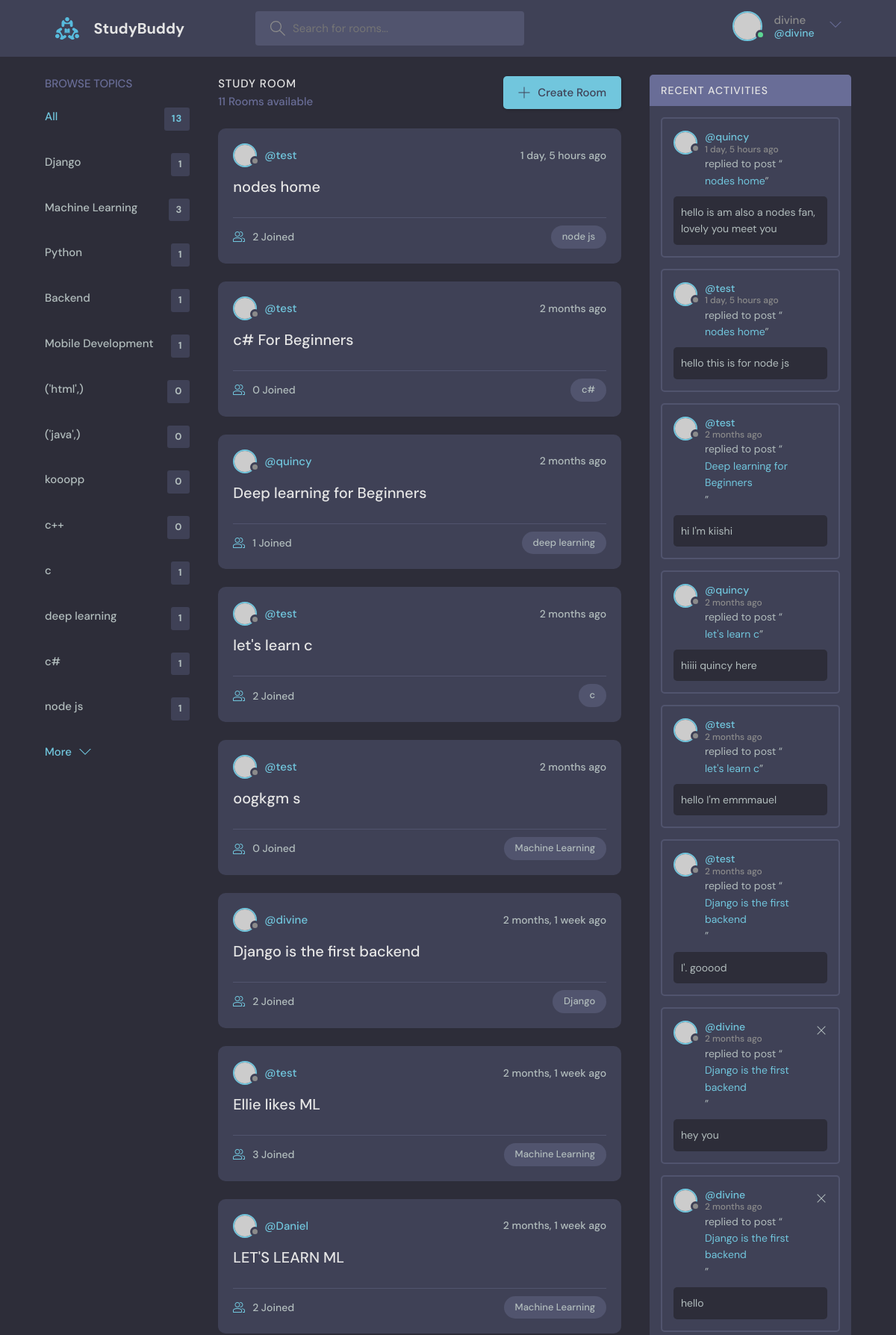
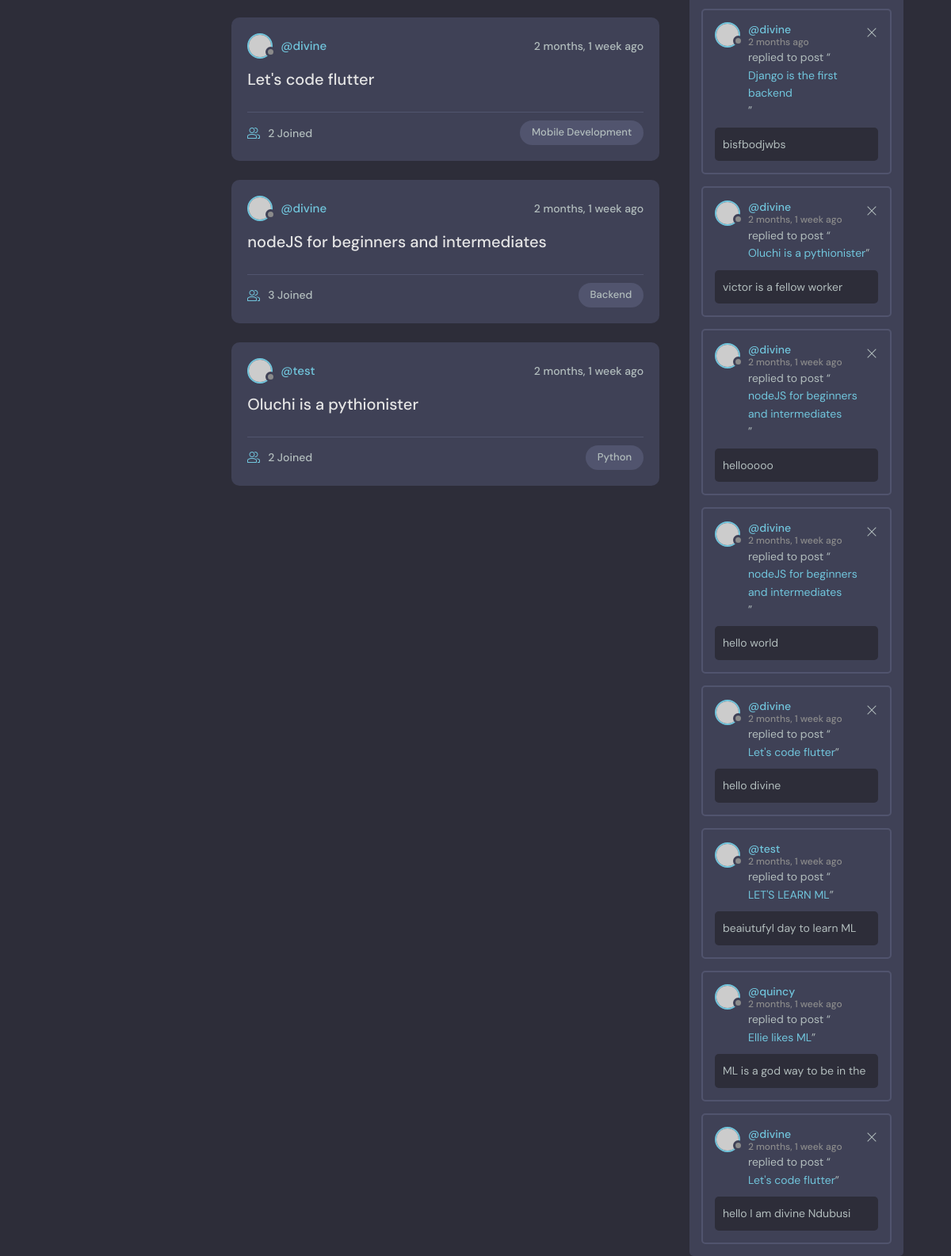
The app's page / (signed in) with its own data (2 pictures, top to bottom).
### base/models.py (models this page shows, shortened)
class Topic(models.Model):
    name = models.CharField(max_length=200)

class Room(models.Model):
    host = models.ForeignKey(User, on_delete=models.SET_NULL, null=True)
    topic =models.ForeignKey(Topic, on_delete=models.SET_NULL, null=True)
    name = models.CharField(max_length=150)
    members = models.ManyToManyField(User, related_name='members', blank=True)
    description = models.TextField(null=True, blank=True)
    update = models.DateTimeField(auto_now=True)
    created = models.DateTimeField(auto_now_add=True)
    class Meta:
        ordering = ['-update','-created']
    def __str__(self):
        return self.name

class Message(models.Model):
    user = models.ForeignKey(User, on_delete=models.CASCADE)
    room = models.ForeignKey(Room, on_delete=models.CASCADE)
    body = models.TextField()
    update = models.DateTimeField(auto_now=True)
    created = models.DateTimeField(auto_now_add=True)
    class Meta:
        ordering = ['-update','-created']
    def __str__(self):
        return self.body[0:50]

### base/views.py (the view)
# urls.py: path('', views.home, name='home'),
def home(request):
    q = request.GET.get('q') if request.GET.get('q') != None else ''
    rooms = Room.objects.filter(
        Q(topic__name__icontains=q) |
        Q(name__icontains=q) |
        Q(description__icontains=q)
        )
    conversations =  Message.objects.filter(Q(room__topic__name__icontains=q))
    room_count = rooms.count()
    topics = Topic.objects.all()
    context =  {'rooms': rooms, 'topics': topics, 'room_count':room_count, 'conversations': conversations}
    return render(request, 'base/home.html', context)

### base/templates/base/home.html (shortened to what this page needs)
    {% extends 'main.html' %}
    {% block content %}
    <main class="layout layout--3">
      <div class="container">
        {% include 'base/topics_component.html' %}
        <div class="roomList">
          <div class="roomList__header">
            <div>
              <h2>Study Room</h2>
              <p>{{room_count}} Rooms available</p>
            </div>
            <a class="btn btn--main" href="{% url 'create-room' %}">
              <svg version="1.1" xmlns="http://www.w3.org/2000/svg" width="32" height="32" viewBox="0 0 32 32">
                <title>add</title>
                <path
                  d="M16.943 0.943h-1.885v14.115h-14.115v1.885h14.115v14.115h1.885v-14.115h14.115v-1.885h-14.115v-14.115z"
                ></path>
              </svg>
              Create Room
            </a>
          </div>
            {% include 'base/feed_component.html' %}
        </div>
        <div class="activities">
          <div class="activities__header">
            <h2>Recent Activities</h2>
          </div>
          {% include 'base/activity_components.html' %}
        </div>
      </div>
    </main>
{% endblock content %}

### templates/navbar.html (shortened to what this page needs)
    {% load static %}
    <header class="header header--loggedIn">
      <div class="container">
        <a href="{% url 'home' %}" class="header__logo">
          <img src="{% static 'images/logo.svg' %}" />
          <h1>StudyBuddy</h1>
        </a>
        <form class="header__search" action="{% url 'home' %}" method="GET">
          <label>
            <input placeholder="Search for rooms..." type="text" name="q"/>
          </label>
        </form>
        <nav class="header__menu">
            {% if request.user.is_authenticated %}
          <div class="header__user">
            <a href="{% url 'user-profile' request.user.id %}">
              <div class="avatar avatar--medium active">
                <img src="https://randomuser.me/api/portraits/men/37.jpg" />
              </div>
              <p>{{request.user.username}} <span>@{{request.user.username}}</span></p>
            </a>
            <button class="dropdown-button">
              <svg version="1.1" xmlns="http://www.w3.org/2000/svg" width="32" height="32" viewBox="0 0 32 32">
                <title>chevron-down</title>
                <path d="M16 21l-13-13h-3l16 16 16-16h-3l-13 13z"></path>
              </svg>
            </button>
          </div>
          {% else %}
          <a href="{% url 'login' %}">
            <img src="{% static 'images/avatar.svg' %}" />
            <p>Login</p>
          </a>
            {% endif %}
        </nav>
      </div>
    </header>

### base/templates/base/topics_component.html
<div class="topics">
          <div class="topics__header">
            <h2>Browse Topics</h2>
          </div>
          <ul class="topics__list">
            <li>
              <a href="{% url 'home' %}" class="active">All <span>{{topics.count}}</span></a>
            </li>
            {% for topic in topics %}
            <li>
              <a href="{% url 'home' %}?q={{topic.name}}">{{topic.name}} <span>{{topic.room_set.all.count}}</span></a>
            </li>
            {% endfor %}
          </ul>
          <a class="btn btn--link" href="topics.html">
            More
            <svg version="1.1" xmlns="http://www.w3.org/2000/svg" width="32" height="32" viewBox="0 0 32 32">
              <title>chevron-down</title>
              <path d="M16 21l-13-13h-3l16 16 16-16h-3l-13 13z"></path>
            </svg>
          </a>
        </div>

### base/templates/base/feed_component.html (shortened to what this page needs)
            {% for room in rooms %}
          <div class="roomListRoom">
            <div class="roomListRoom__header">
              <a href="{% url 'user-profile' room.host.id %}" class="roomListRoom__author">
                <div class="avatar avatar--small">
                  <img src="https://randomuser.me/api/portraits/women/11.jpg" />
                </div>
                <span>@{{room.host.username}}</span>
              </a>
              <div class="roomListRoom__actions">
                <span>{{room.created|timesince}} ago</span>
              </div>
            </div>
            <div class="roomListRoom__content">
              <a href="{% url 'room' room.id %}">{{room.name}}</a>
            </div>
            <div class="roomListRoom__meta">
              <a href="{% url 'room' room.id %}" class="roomListRoom__joined">
                {{room.members.count}} Joined
              </a>
              <p class="roomListRoom__topic">{{room.topic.name}}</p>
            </div>
          </div>
    {% endfor %}

### base/templates/base/activity_components.html
{% for conversation in conversations %}
    <div class="activities__box">
            <div class="activities__boxHeader roomListRoom__header">
              <a href="{% url 'user-profile' conversation.user.id %}" class="roomListRoom__author">
                <div class="avatar avatar--small">
                  <img src="https://randomuser.me/api/portraits/women/11.jpg" />
                </div>
                <p>
                  @{{conversation.user}}
                  <span>{{conversation.created|timesince}} ago</span>
                </p>
              </a>
              {% if request.user == conversation.user %}
              <div class="roomListRoom__actions">
                <a href="{% url 'delete-message' conversation.id %}">
                  <svg version="1.1" xmlns="http://www.w3.org/2000/svg" width="32" height="32" viewBox="0 0 32 32">
                    <title>remove</title>
                    <path
                      d="M27.314 6.019l-1.333-1.333-9.98 9.981-9.981-9.981-1.333 1.333 9.981 9.981-9.981 9.98 1.333 1.333 9.981-9.98 9.98 9.98 1.333-1.333-9.98-9.98 9.98-9.981z"
                    ></path>
                  </svg>
                </a>
              </div>
              {% endif %}
            </div>
            <div class="activities__boxContent">
              <p>replied to post “<a href="{% url 'room' conversation.room.id %}">{{conversation.room}}</a>”</p>
              <div class="activities__boxRoomContent">
               {{conversation}}
              </div>
            </div>
          </div>
{% endfor %}

### records on screen
Topic: name "Django", room_set.all.count "1"
Topic: name "Machine Learning", room_set.all.count "3"
Topic: name "Python", room_set.all.count "1"
Topic: name "Backend", room_set.all.count "1"
Topic: name "Mobile Development", room_set.all.count "1"
Topic: name "('html',)", room_set.all.count "0"
Topic: name "('java',)", room_set.all.count "0"
Topic: name "kooopp", room_set.all.count "0"
Topic: name "c++", room_set.all.count "0"
Topic: name "c", room_set.all.count "1"
Topic: name "deep learning", room_set.all.count "1"
Topic: name "c#", room_set.all.count "1"
Topic: name "node js", room_set.all.count "1"
Room: host.username "test", created "1 day, 5 hours", name "nodes home", members.count "2", topic.name "node js"
Room: host.username "test", created "2 months", name "c# For Beginners", members.count "0", topic.name "c#"
Room: host.username "quincy", created "2 months", name "Deep learning for Beginners", members.count "1", topic.name "deep learning"
Room: host.username "test", created "2 months", name "let's learn c", members.count "2", topic.name "c"
Room: host.username "test", created "2 months", name "oogkgm s", members.count "0", topic.name "Machine Learning"
Room: host.username "divine", created "2 months, 1 week", name "Django is the first backend", members.count "2", topic.name "Django"
Room: host.username "test", created "2 months, 1 week", name "Ellie likes ML", members.count "3", topic.name "Machine Learning"
Room: host.username "Daniel", created "2 months, 1 week", name "LET'S LEARN ML", members.count "2", topic.name "Machine Learning"
Room: host.username "divine", created "2 months, 1 week", name "Let's code flutter", members.count "2", topic.name "Mobile Development"
Room: host.username "divine", created "2 months, 1 week", name "nodeJS for beginners and intermediates", members.count "3", topic.name "Backend"
Room: host.username "test", created "2 months, 1 week", name "Oluchi is a pythionister", members.count "2", topic.name "Python"
Message: user "quincy", created "1 day, 5 hours", room "nodes home", body "hello is am also a nodes fan, lovely you meet you"
Message: user "test", created "1 day, 5 hours", room "nodes home", body "hello this is for node js"
Message: user "test", created "2 months", room "Deep learning for Beginners", body "hi I'm kiishi"
Message: user "quincy", created "2 months", room "let's learn c", body "hiiii quincy here"
Message: user "test", created "2 months", room "let's learn c", body "hello I'm emmmauel"
Message: user "test", created "2 months", room "Django is the first backend", body "I'. gooood"
Message: user "divine", created "2 months", room "Django is the first backend", body "hey you"
Message: user "divine", created "2 months", room "Django is the first backend", body "hello"
Message: user "divine", created "2 months", room "Django is the first backend", body "bisfbodjwbs"
Message: user "divine", created "2 months, 1 week", room "Oluchi is a pythionister", body "victor is a fellow worker"
Message: user "divine", created "2 months, 1 week", room "nodeJS for beginners and intermediates", body "hellooooo"
Message: user "divine", created "2 months, 1 week", room "nodeJS for beginners and intermediates", body "hello world"
Message: user "divine", created "2 months, 1 week", room "Let's code flutter", body "hello divine"
Message: user "test", created "2 months, 1 week", room "LET'S LEARN ML", body "beaiutufyl day to learn ML"
Message: user "quincy", created "2 months, 1 week", room "Ellie likes ML", body "ML is a god way to be in the"
Message: user "divine", created "2 months, 1 week", room "Let's code flutter", body "hello I am divine Ndubusi"

### other values on screen
{{ request.user.username }} "divine"
{{ topics.count }} "13"
{{ room_count }} "11"
